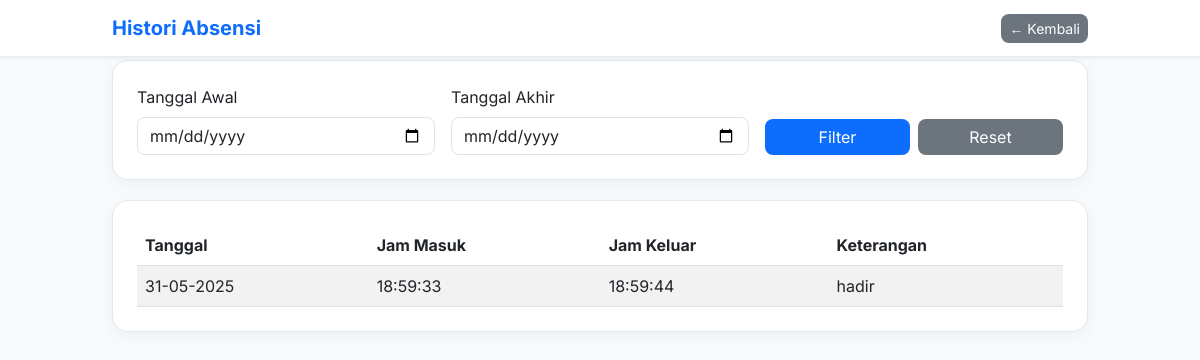
The app's page /user/histori_absensi.php (signed in) with its own data.
### tables this page shows
CREATE TABLE `absensi` (
  `id` int NOT NULL,
  `user_id` int NOT NULL,
  `tanggal` date NOT NULL,
  `jam_masuk` time DEFAULT NULL,
  `jam_keluar` time DEFAULT NULL,
  `keterangan` varchar(255) DEFAULT NULL,
  `created_at` timestamp NOT NULL DEFAULT CURRENT_TIMESTAMP
);

### user/histori_absensi.php (the view, shortened to what this page needs)
<?php
require '../includes/config.php';
$user_id = $_SESSION['user_id'];
$tanggal_awal = $_GET['awal'] ?? '';
$tanggal_akhir = $_GET['akhir'] ?? '';
$query = "SELECT * FROM absensi WHERE user_id = ?";
$params = [$user_id];
$types = 'i';
$query .= " ORDER BY tanggal DESC";
$stmt = mysqli_prepare($conn, $query);
mysqli_stmt_bind_param($stmt, $types, ...$params);
mysqli_stmt_execute($stmt);
$result = mysqli_stmt_get_result($stmt);
?>
<!DOCTYPE html>
<html lang="id">
<head>
  <link href="https://cdn.jsdelivr.net/npm/bootstrap@5.3.0/dist/css/bootstrap.min.css" rel="stylesheet">
</head>
<body>
<nav class="navbar navbar-expand-lg fixed-top bg-white shadow-sm">
  <div class="container">
    <a class="navbar-brand text-primary fw-bold" href="#">Histori Absensi</a>
    <a href="dashboard.php" class="btn btn-secondary btn-sm">← Kembali</a>
  </div>
</nav>
<div class="container">
  <div class="card p-4">
    <form class="row g-3" method="GET">
      <div class="col-md-4">
        <label class="form-label">Tanggal Awal</label>
        <input type="date" name="awal" class="form-control" value="<?= htmlspecialchars($tanggal_awal) ?>" required>
      </div>
      <div class="col-md-4">
        <label class="form-label">Tanggal Akhir</label>
        <input type="date" name="akhir" class="form-control" value="<?= htmlspecialchars($tanggal_akhir) ?>" required>
      </div>
      <div class="col-md-4 d-flex align-items-end gap-2">
        <button type="submit" class="btn btn-primary w-50">Filter</button>
        <a href="histori_absensi.php" class="btn btn-secondary w-50">Reset</a>
      </div>
    </form>
  </div>
  <div class="card p-4">
    <div class="table-responsive">
      <table class="table table-striped mb-0">
        <thead>
          <tr>
            <th>Tanggal</th>
            <th>Jam Masuk</th>
            <th>Jam Keluar</th>
            <th>Keterangan</th>
          </tr>
        </thead>
        <tbody>
          <?php if (mysqli_num_rows($result) > 0): ?>
            <?php while ($row = mysqli_fetch_assoc($result)): ?>
              <tr>
                <td><?= date('d-m-Y', strtotime($row['tanggal'])) ?></td>
                <td><?= $row['jam_masuk'] ?? '-' ?></td>
                <td><?= $row['jam_keluar'] ?? '-' ?></td>
                <td><?= htmlspecialchars($row['keterangan']) ?></td>
              </tr>
            <?php endwhile; ?>
          <?php else: ?>
            <tr>
              <td colspan="4" class="text-center">Tidak ada data absensi.</td>
            </tr>
          <?php endif; ?>
        </tbody>
      </table>
    </div>
  </div>
</div>
</body>
</html>

### user/histori_absensi.php (style rules this page uses)
body { font-family: 'Inter', sans-serif; background-color: #f8fafc; color: #333; padding-top: 60px; }
.container { max-width: 1000px; }
.btn { border-radius: 0.5rem; }
.btn-primary { background-color: #0d6efd; border: none; }
.btn-secondary { background-color: #6c757d; color: white; border: none; }
.card { background-color: #ffffff; border: 1px solid #e2e8f0; border-radius: 1rem; box-shadow: 0 4px 16px rgba(0,0,0,0.05); margin-bottom: 20px; }
.form-control { border-radius: 0.5rem; }
.table { background-color: #ffffff; border-radius: 0.5rem; }
.table th, .table td { vertical-align: middle; }

### records on screen
absensi: tanggal "31-05-2025", jam_masuk "18:59:33", jam_keluar "18:59:44", keterangan "hadir"
